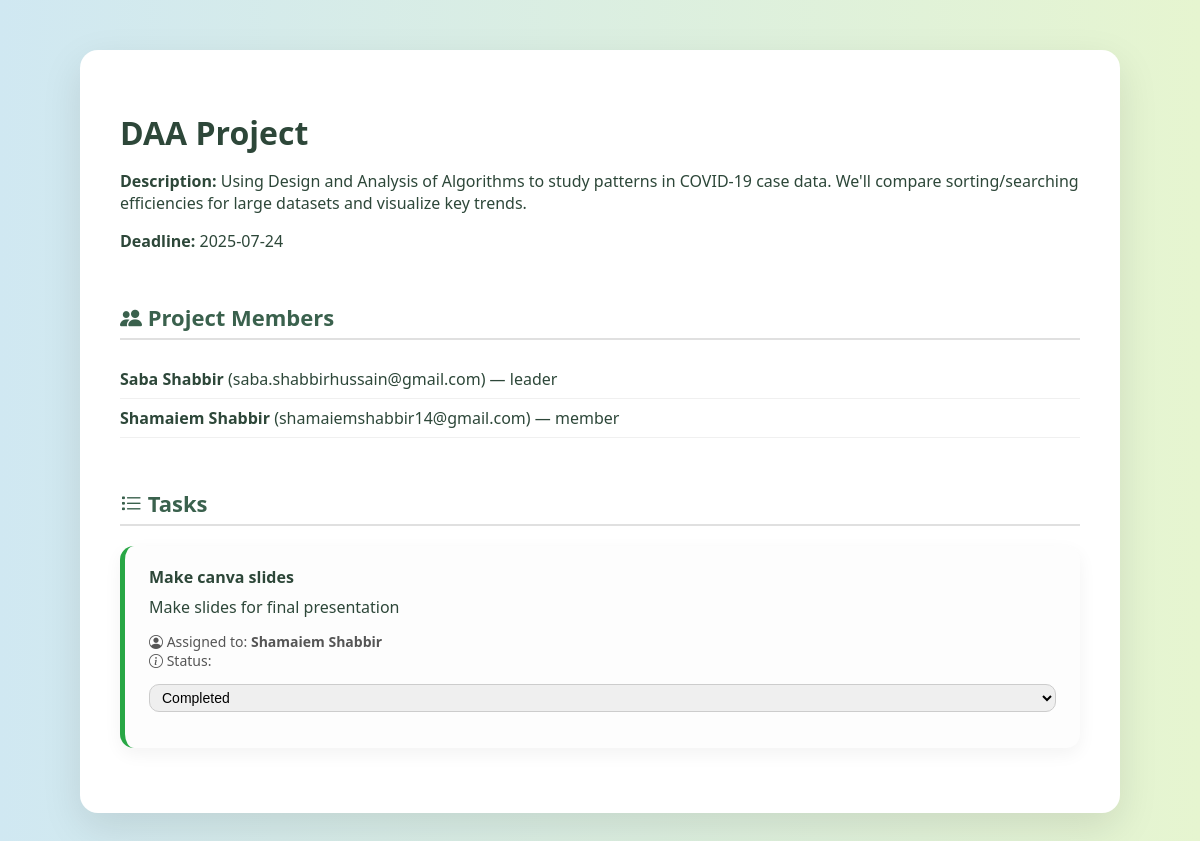
The app's page /project/2 (signed in), older data.
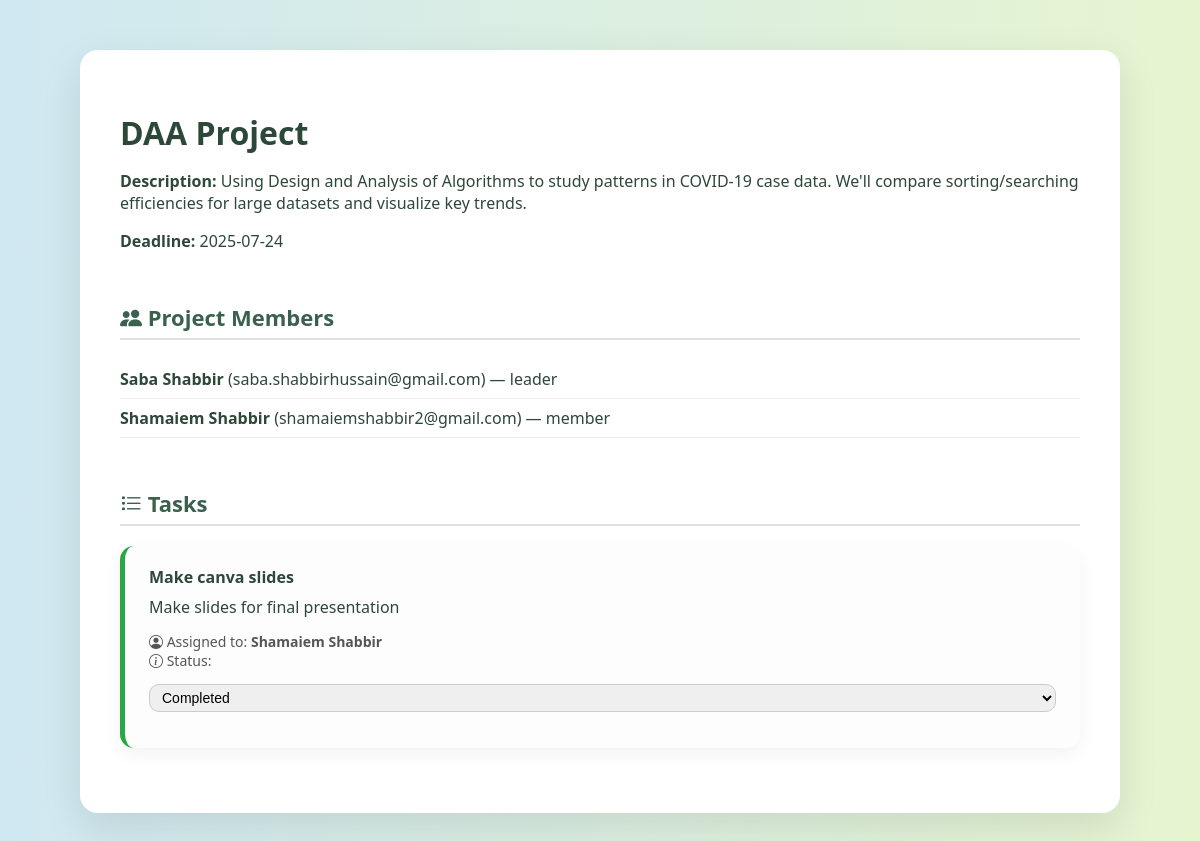
The same page, newer data.
### tables this page shows
CREATE TABLE project_members (
    id INTEGER PRIMARY KEY AUTOINCREMENT,
    project_id INTEGER,
    user_id INTEGER,
    role TEXT CHECK(role IN ('leader', 'member')) DEFAULT 'member',
    FOREIGN KEY (project_id) REFERENCES projects(id),
    FOREIGN KEY (user_id) REFERENCES users(id)
);

CREATE TABLE users (
        id INTEGER PRIMARY KEY AUTOINCREMENT,
        name TEXT NOT NULL,
        email TEXT NOT NULL UNIQUE,
        password TEXT NOT NULL,
        created_at TIMESTAMP DEFAULT CURRENT_TIMESTAMP
    );

### app.py (the view, shortened to what this page needs)
@app.route('/project/<int:project_id>', methods=['GET', 'POST'])
def project_details(project_id):
    if 'user_id' not in session:
        return redirect('/login')
    conn = get_db_connection()
    conn.row_factory = sqlite3.Row
    c = conn.cursor()
    user_id = session['user_id']
    c.execute("SELECT * FROM projects WHERE id = ?", (project_id,))
    project = c.fetchone()
    c.execute("SELECT role FROM project_members WHERE project_id = ? AND user_id = ?", (project_id, user_id))
    role = c.fetchone()
    is_leader = role and role['role'] == 'leader'
    c.execute("""
        SELECT u.id, u.name, u.email, pm.role
        FROM project_members pm
        JOIN users u ON pm.user_id = u.id
        WHERE pm.project_id = ?
    """, (project_id,))
    members = c.fetchall()
    c.execute("""
    SELECT t.id, t.title, t.description, t.status, t.assigned_to, u.name as assignee_name
    FROM tasks t
    JOIN users u ON t.assigned_to = u.id
    WHERE t.project_id = ?
""", (project_id,))
    tasks = c.fetchall()
    conn.close()
    return render_template('project_details.html',
                           project=project,
                           members=members,
                           tasks=tasks,
                           is_leader=is_leader)

### app.py (called while the page is built)
def get_db_connection():
    conn = sqlite3.connect('data.db')
    conn.row_factory = sqlite3.Row
    return conn

### templates/project_details.html (shortened to what this page needs)
<!DOCTYPE html>
<html>
<head>
  <link rel="stylesheet" href="https://cdn.jsdelivr.net/npm/bootstrap-icons@1.10.5/font/bootstrap-icons.css">
</head>
<body>
  <div class="container">
    <h1>{{ project['title'] }}</h1>
    <p><strong>Description:</strong> {{ project['description'] }}</p>
    <p><strong>Deadline:</strong> {{ project['deadline'] }}</p>
    <div class="section">
      <h3><i class="bi bi-people-fill"></i> Project Members</h3>
      <ul>
        {% for m in members %}
          <li><strong>{{ m['name'] }}</strong> ({{ m['email'] }}) — {{ m['role'] }}</li>
        {% endfor %}
      </ul>
    </div>
    <div class="section">
      <h3><i class="bi bi-list-task"></i> Tasks</h3>
      {% if tasks %}
        {% for task in tasks %}
          <div class="task-card"
               style="border-left-color:
                 {% if task['status'] == 'not started' %}#999
                 {% elif task['status'] == 'in progress' %}#ffb400
                 {% elif task['status'] == 'completed' %}#28a745
                 {% else %}#ccc{% endif %};">
            <h4 style="margin: 0 0 8px;">{{ task['title'] }}</h4>
            <p style="margin: 0 0 8px;">{{ task['description'] }}</p>
            <p style="font-size: 14px; color: #555;">
              <i class="bi bi-person-circle"></i> Assigned to: <strong>{{ task['assignee_name'] }}</strong><br>
              <i class="bi bi-info-circle"></i> Status:
              {% if task['assigned_to']|int == session['user_id']|int %}
                <form method="POST" action="/update_task_status/{{ task['id'] }}" style="display: inline;">
                  <select name="status" onchange="this.form.submit()" style="padding: 4px 8px;">
                    <option value="completed" {% if task['status'] == 'completed' %}selected{% endif %}>Completed</option>
                  </select>
                </form>
              {% else %}
                <em>{{ task['status']|capitalize }}</em>
              {% endif %}
            </p>
          </div>
        {% endfor %}
      {% else %}
        <p>No tasks added yet.</p>
      {% endif %}
    </div>
  </div>
</body>
</html>

Row changes from the older to the newer data that the page shows:
changed through a linked row, project_members "member": email "shamaiemshabbir14@gmail.com" → "shamaiemshabbir2@gmail.com"
